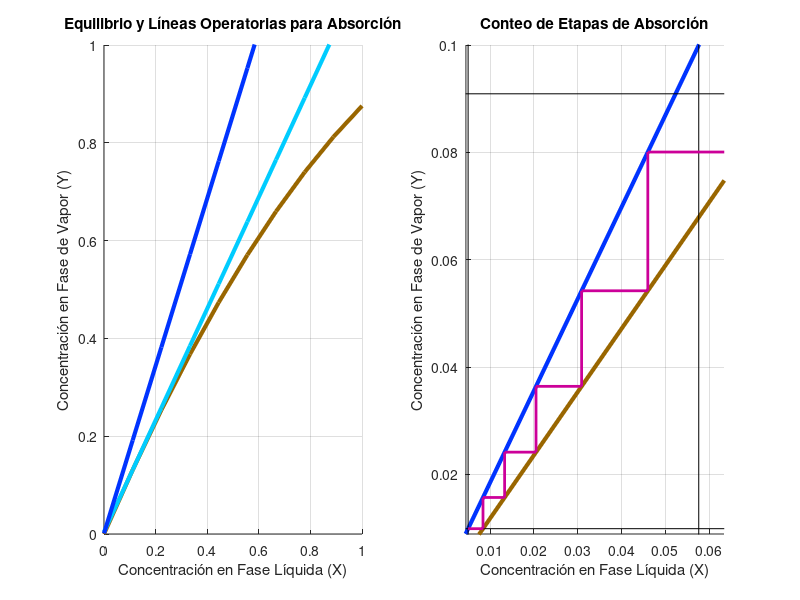

The MATLAB script that drew this image: (Note: this script raises an error after producing the figure.)
%{
- Título / Title: 
     Desarrollo de Procesos de Absorción y Desorción en Columnas de Platos / Development of Absorption and Desorption Processes in Plates Columns
- Fecha de Creación / Creation Date: 
     24 de enero de 2024 / January 24th, 2024
- Fecha de Última Edición / Last Edition Date:
     07 de febrero de 2024 / February 07th, 2024
- Creado por / Created by:
     Priscilla Guerrero
- Institución / Institution:
     Ingeniería Química - Universidad Nacional de Colombia / Chemical Engineering - National University of Colombia

- Descripción: Este código en lenguaje MatLab permite resolver sistemas de absorción y desorción ejecutados en columnas de platos, permitiendo conocer 
     si la operación a las condiciones establecidas es posible, cuál será el flujo mínimo de fluido de separación y qué número de platos se requerirá 
     para poderse realizar. La nomenclatura que se maneja en este planteamiento corresponde a que una sustancia de interés, i, se encuentra en un flujo 
     líquido (X) o gaseoso (Y) A y será retirada por un flujo de la otra naturaleza B, compuestos ambos mayormente por una especie inerte s.

- Instrucciones: Debes ingresar la siguiente información en la respectiva sección del código, debajo de esta descripción, para proceder a la ejecución del 
     código:
     - Operación: Absorción o desorción.
     - Condiciones de Trabajo: Debes ingresar flujos de Entrada y Salida de la Corriente A y concentraciones y factor de operación de la corriente B.
     - Equilibrio: El código emplea para el equilibrio un conjunto de datos. Si tienes los datos experimentales o modelados debes agregarlos en los 
          respectivos vectores. Si dispones de una ecuación modelo (De la forma Y = f(X) o Y = f(X, T) a T constante), puedes introducirla y el código 
          obtendrá un conjunto de datos para trabajar con él.
     
- Description: This MatLab code allows to solve liquid-liquid extraction systems using equilibrium data and the algoritms of Parallel Flow and Counterflow
     working units. It's required to put here in the code the equilibrium data and the compositions of the problem mix feed, the solvent feed and the
     operation way (Parallel flow or Counterflow). Also, it will be required to give the desired final concentration OR the numbers of stages that
     are required to the system. The nomenclature of the substances is A: Initial Solvent, B: Extraction Solvent and C: Interest Substance to be Extracted.

%}

clear

% INGRESO DE INFORMACIÓN / INFORMATION INPUT:
     % 1. Operación / Operation:
     Oper = "Absorption";
     %Oper = "Desorption";
     
     % 2. Condiciones de Operación / Operation Conditions:
     switch(Oper)
         case "Absorption"
         % Required to Input:
         G1 = 110; G2 = 101; GS = 100; Gi1 = 10; Gi2 = 1; % Flujos de Gas / Gas Flows
         X2i = 0.005; % Concentración Inicial de Flujo Líquido / Liquid Flow Initial Concentration
         aFlujMin = 1.5; % Factor de Operación para Flujo Líquido Mínimo / Operation Factor for Minimum Liquid Flow
         % Automatic Calculation:
         Y1i = Gi1 / G1; Y2i = Gi2 / G2; % Concentraciones de Gas / Gas Concentrations
    
         case "Desorption"
         % Required to Input:
         L1 = 101; L2 = 110; LS = 100; Li1 = 1; Li2 = 10; % Flujos de Líquido / Liquid Flows 
         Y1i = 0.001; % Concentración Inicial de Flujo de Gas / Gas Flow Initial Concentration
         aFlujMin = 1.1; % Factor de Operación para Flujo de Gas Mínimo / Operation Factor for Minimum Gas Flow
         % Automatic Calculation:
         X1i = Li1 / L1; X2i = Li2 / L2; % Concentraciones de Líquido / Liquid Concentrations
     
     end 
     
     % 3. Equilibrio / Equilibrium:
     DataWay = "ByFunction";
     %DataWay = "ByData";
     
     switch(DataWay)
         case "ByFunction"
          % Example of Function Input:
          TOp = 15; % °C
          POp = 2; % Bar
          %FunEq = @(X, T, P) 0.0025 * X .^ 0.5 + (T * 0 + P * 0); % Y = f(X)
          FunEq = @(X, T, P) -2.0385 * (X * (0.0365 * T - 0.138)) .^ 2 + 2.9391 * X * (0.0364 * T - 0.1318) + (P * 0); % Y = f(X, T)
          %FunEq = @(X, T, P) 0.7 * X + T/500 - P / 1000; % Y = f(X, T, P)
          XEQ = linspace(0, 1, 10); YEQ = FunEq(XEQ, TOp, POp);
          
         case "ByData"
          % Example of Data Input:
          XEQ = [0.0000 0.1111 0.2222 0.3333 0.4444 0.5556 0.6667 0.7778 0.8889 1.0000];
          YEQ = [0.0300 0.1078 0.1856 0.2633 0.3411 0.4189 0.4967 0.5744 0.6522 0.7300];
     end

 % DESARROLLO DE LA OPERACIÓN:
 
 %{
     Descripción del Procedimiento: 
          1. Determinar flujo mínimo de solvente
               1a. Calcular los diferenciales de los datos empleados y usar como referencia de pendiente el valor más alto.
               1b. Establecer condiciones para iniciar ciclo de determinación de pendiente, cambiando valores para rotar tanto hacia arriba ("Pos") como
                    hacia abajo ("Neg").
               1c. Determinar las posibles rectas empleando la pendiente del Paso 1a y la coordenada 2 (Superior, con salida de gas e ingreso de líquido).
               1d. Realizar una evaluación de que a) Todos los puntos de la línea operatoria se encuentren encima (Sean mayores) que los de equilibrio Y
                    b) Haya una diferencia mínima por algún punto (Corte tangente) menor a una tolerancia dada entre las dos curvas. 
                         Si se cumple lo esperado, se llenará con 1s un vector compuesto por 0s que permitirá ser tomado como una señal, así como también se
                    guardará el valor de la pendiente. En caso de que no se cumpla, se aumenta el valor absoluto de la pendiente (O sea, para revisar por
                    arriba y por abajo) en un valor pequeño para seguir evaluando.
               1e. Se revisa que el valor de la pendiente es apropiado si hay un vector completo de 1s, para finalizar el ciclo. 
               1f. Se repite el ciclo desde el Paso 1c con los valores modificados de las pendientes desde el Paso 1d. Adicionalmente, se cuentan los intentos
                    realizados y se determina si la operación es viable al revisar si el equilibrio lo permite.
          2. En caso de que la operación sea viable, determinar flujo de operación de solvente.
          3. Caracterizar la corriente líquida.
          4. Realizar el conteo de etapas, iniciando por la izquierda (Zona superior de la columna).
               4a. Iniciar por la coordenada de la zona superior de la columna (Xa, Ya).
               4b. Buscar intervalo de equilibrio apropiado sobre el eje X.
               4c. Determinar el respectivo valor sobre el equilibrio (Xb, Yb).
               4d. Trasladarse desde la curva de equilibrio hasta nuevamente la línea operatoria (Xc, Yc).
               4e. Repetir el ciclo, estableciendo que (Xa, Ya) = (Xc, Yc), hasta que Ya sea mayor o igual a Y2i. 

 %}
     
     for i = 1 : (length(XEQ) - 1)
          dXEQ(i) = XEQ(i + 1) - XEQ(i); dYEQ(i) = YEQ(i + 1) - YEQ(i);
          DXEQ(i) = 0.5 * (XEQ(i + 1) + XEQ(i)); DYEQ(i) = dYEQ(i) / dXEQ(i);
     end

switch(Oper)
     case "Absorption"
      % Paso 1 / Step 1: Determinar flujo mínimo de solvente / Determinate minium liquid flow:
          % Paso 1a: Cálculo de diferenciales:
          MRef = max(DYEQ); MFlujMin = MRef; MFlujMinPos = MFlujMin; MFlujMinNeg = MFlujMin; % Pendiente de referencia
          % Paso 1b: Condiciones para ciclo de determinación de pendiente:
          XFlujMin = XEQ; k = 0; Tol = 0.000005;
          CritP = linspace(0, 0, length(XEQ)); CritN = CritP; Crit = 0; % Indicadores / Criterios de que el resultado es apropiado.
     
          while Crit == 0
          % Paso 1c: Planteamiento de rectas con nueva pendiente:
               LinFlujMinPos = @(X) MFlujMinPos * X + (Y2i - MFlujMinPos * X2i);
               LinFlujMinNeg = @(X) MFlujMinNeg * X + (Y2i - MFlujMinNeg * X2i);
               YFlujMinPos = LinFlujMinPos(XFlujMin); YFlujMinNeg = LinFlujMinNeg(XFlujMin);
     
          % Paso 1d: Evaluación de a) Que la línea operatoria sea mayor al equilibrio y b) Que haya un corte que se adopte a la tolerancia esperada:
               for i = 1 : length(XEQ)
                    if YFlujMinPos(i) > YEQ(i) && abs(min(YFlujMinPos - YEQ)) < Tol 
                         CritP(i) = 1; MFlujMin = MFlujMinPos; 
                    else
                         CritP(i) = 0; MFlujMinPos = MFlujMinPos + 0.00001;
                    end
                    if YFlujMinNeg(i) > YEQ(i) && abs(min(YFlujMinNeg - YEQ)) < Tol 
                         CritN(i) = 1; MFlujMin = MFlujMinNeg; 
                    else
                         CritN(i) = 0; MFlujMinNeg = MFlujMinNeg - 0.00001;
                    end
     
          % Paso 1e: Revisión de vector indicador o criterio para finalizar el ciclo.
                    if max(CritP) == 1 && min(CritP) == 1
                         Crit = 1;
                    end
                    if max(CritN) == 1 && min(CritN) == 1
                         Crit = 1;
                    end
               end

          % Paso 1f: Repetición del ciclo y detención del ciclo en caso de muchos intentos
               CritNaux = CritN; CritPaux = CritP; CritP = linspace(0, 0, length(XEQ)); CritN = CritP;
               k = k + 1;
               if k > 100000
                  k = 123456789; Crit = 1;
               end
          end
     
     % Paso 2: Determinación de Flujo de Operación:
     if k ~= 123456789 
          LinFlujMin = @(X) MFlujMin * X + (Y2i - MFlujMin * X2i); YFlujMin = LinFlujMin(XFlujMin); FlujMin = MFlujMin * GS; % Cálculo de Flujo Mínimo
          FlujOp = FlujMin * aFlujMin; MOp = MFlujMin * aFlujMin; BOp = Y2i - MOp * X2i; LinOp = @(X) MOp * X + BOp; % Cálculo de Flujo de Operación
          XOp = XFlujMin; YOp = LinOp(XOp);

     % Paso 3: Caracterización de la Corriente Líquida:
          LSMin = FlujMin; LS = FlujOp; L2 = LS / (1 - X2i); Li2 = L2 * X2i; Li1 = Gi1 + Li2 - Gi2; L1 = LS + Li1; X1i = (Li1 / L1) / (1 - (Li1 / L1));

     % Paso 4: Ejecución del Ciclo de Conteo de Etapas:
          % Paso 4a: Inicio del ciclo:
          Xa = X2i; Ya = Y2i;
          Platos = 0; j = 1;

          while Ya < Y1i
          % Paso 4b: Búsqueda de Intervalo Apropiado:
               for i = 1 : length(YEQ) - 1
                    if YEQ(length(YEQ) - i + 1) > Ya && YEQ(length(YEQ) - i) < Ya
                         Xb1 = XEQ(length(XEQ) - i + 1); Xb2 = XEQ(length(XEQ) - i);
                         Yb1 = YEQ(length(YEQ) - i + 1); Yb2 = YEQ(length(YEQ) - i);
                         Mb = (Yb2 - Yb1) / (Xb2 - Xb1); Bb = Yb2 - Mb * Xb2; Linb = @(Y) (Y - Bb) / Mb;
          % Paso 4c: Transporte de Línea Operatoria a Equilibrio:
                         Yb = Ya; Xb = Linb(Yb);
                    end
               end

          % Paso 4d: Transporte de Equilibrio a Línea Operatoria:
               Xc = Xb; Yc = LinOp(Xc);

          % Paso 4e: Repetición del Ciclo:
               VecXA(j) = Xa; VecXB(j) = Xb; VecXC(j) = Xc; VecYA(j) = Ya; VecYB(j) = Yb; VecYC(j) = Yc;
               Xa = Xc; Ya = Yc;

          % Conteo de Etapas:
               Platos = Platos + 1; j = j + 1;
          end

     % Information Output:
          % Gráfica 1: Equilibrio y Líneas Operatorias:
          subplot(1, 2, 1); grid on; hold on; axis([0 1 0 1]);
          xlabel("Concentración en Fase Líquida (X)"); ylabel("Concentración en Fase de Vapor (Y)");
          title("Equilibrio y Líneas Operatorias para Absorción")
          plot(XEQ, YEQ, "color", [0.6 0.4 0.0], "linewidth", 3); hold on; % Curva de Equilibrio
          plot(XFlujMin, YFlujMin, "color", [0.0 0.8 1.0], "linewidth", 3); hold on; % Línea Operatoria de FLujo Mínimo
          plot(XOp, YOp, "color", [0.0 0.2 1.0], "linewidth", 3); hold on; % Línea Operatoria de Flujo de Operación
          % Gráfica 2: Equilibrio y Desarrollo de Etapas:
          subplot(1, 2, 2); grid on; hold on; axis([0.9 * X2i 1.1 * X1i 0.9 * Y2i 1.1 * Y1i]);
          xlabel("Concentración en Fase Líquida (X)"); ylabel("Concentración en Fase de Vapor (Y)");
          title("Conteo de Etapas de Absorción")
          plot(XEQ, YEQ, "color", [0.6 0.4 0.0], "linewidth", 3); hold on; % Curva de Equilibrio
          plot(XOp, YOp, "color", [0.0 0.2 1.0], "linewidth", 3); hold on; % Línea Operatoria de Flujo de Operación
          % Concentration Lines:
               plot([X1i, X1i], [0 1], "k", "linewidth", 0.5); hold on; plot([X2i, X2i], [0 1], "k", "linewidth", 0.5); hold on;
               plot([0 1], [Y1i, Y1i], "k", "linewidth", 0.5); hold on; plot([0 1], [Y2i, Y2i], "k", "linewidth", 0.5); hold on;
               % Stages Lines:
               for i = 1 : j - 1
                    plot([VecXA(i) VecXB(i)], [VecYA(i) VecYB(i)], "color", [0.8 0.0 0.6], "Linewidth", 2)
                    plot([VecXB(i) VecXC(i)], [VecYB(i) VecYC(i)], "color", [0.8 0.0 0.6], "Linewidth", 2)
               end
          % Salida en Consola:
          TablaFlujos = ["GS" "LS min" "LS" "G1i (In)" "G2i (Out)" "L2i (In)" "L1i (Out)"; GS LSMin LS Gi1 Gi2 Li2 Li1];
          TablaConcent = ["Y2i (Gas Out)" "X2i (Liq. In)" "Y1i (Gas In)" "X1i (Liq. Out)"; Y2i X2i Y1i X1i];
          disp("Desarrollo finalizado."); disp(" ");
          disp("- Operación: Absorción"); disp("- Número de Etapas: " + Platos); disp("- Información de Flujos: "); disp(TablaFlujos); 
          disp("- Información de Concentraciones: "); disp(TablaConcent);

     else % En caso de no haber podido hacer el desarrollo:
          disp("Desafortunadamente no se puede realizar una absorción porque el equilibrio no lo permite para las condiciones dadas :(") 
     end

case("Desorption")
     % Determinate Minium Liquid Flow:
     MRef = abs(min(DYEQ)); MFlujMin = MRef; MFlujMinPos = MFlujMin; MFlujMinNeg = MFlujMin;
     % Paso 1b: Condiciones para ciclo de determinación de pendiente:
     XFlujMin = XEQ; k = 0; Tol = 0.001; 
     CritP = linspace(0, 0, length(XEQ)); CritN = CritP; Crit = 0;   

     while Crit == 0
          LinFlujMinPos = @(X) MFlujMinPos * X + (Y1i - MFlujMinPos * X1i);
          LinFlujMinNeg = @(X) MFlujMinNeg * X + (Y1i - MFlujMinNeg * X1i);
          YFlujMinPos = LinFlujMinPos(XFlujMin); YFlujMinNeg = LinFlujMinNeg(XFlujMin);

          for i = 1 : length(XEQ)
               if YFlujMinPos(i) < YEQ(i) && min(abs(YFlujMinPos - YEQ)) < Tol 
                    CritP(i) = 1; MFlujMin = MFlujMinPos;
               else
                    CritP(i) = 0;
                    MFlujMinPos = MFlujMinPos + 0.00001;
               end
               if YFlujMinNeg(i) < YEQ(i) && min(abs(YFlujMinNeg - YEQ)) < Tol 
                    CritN(i) = 1; MFlujMin = MFlujMinNeg;
               else
                    CritN(i) = 0;
                    MFlujMinNeg = MFlujMinNeg - 0.00001;
               end

               if max(CritP) == 1 && min(CritP) == 1
                    Crit = 1;
               end
               if max(CritN) == 1 && min(CritN) == 1
                    Crit = 1;
               end
          end

          CritNaux = CritN; CritPaux = CritP; CritP = linspace(0, 0, length(XEQ)); CritN = CritP;
          k = k + 1;
          if k > 100000
              k = 123456789; Crit = 1;
          end

     end
     
     % Paso 2: Determinación de Flujo de Operación:
     if k ~= 123456789 
          LinFlujMin = @(X) MFlujMin * X + (Y1i - MFlujMin * X1i); YFlujMin = LinFlujMin(XFlujMin); FlujMin = LS / MFlujMin; % Cálculo de Flujo Mínimo
          FlujOp = FlujMin * aFlujMin; MOp = MFlujMin / aFlujMin; BOp = Y1i - MOp * X1i; LinOp = @(Y) (Y - BOp) / MOp; % Cálculo de Flujo de Operación
          YOp = XFlujMin; XOp = LinOp(YOp); %XOp = XFlujMin; YOp = LinOp(XOp);
          
     % Paso 3: Caracterización de la Corriente Líquida:
          GSMin = FlujMin; GS = FlujOp; G1 = GS / (1 - Y1i); Gi1 = G1 * Y1i; Gi2 = Li2 + Gi1 - Li1; G2 = GS + Gi2; Y2i = (Gi2 / G1) / (1 - (Gi2 / G2));

     % Paso 4: Ejecución del Ciclo de Conteo de Etapas:
          % Paso 4a: Inicio del ciclo:
          Xa = X1i; Ya = Y1i; Platos = 0; j = 1;

          while Xa < X2i
          % Paso 4b: Búsqueda de Intervalo Apropiado sobre el Equilibrio:
               for i = 1 : length(XEQ) - 1
                    if XEQ(length(XEQ) - i + 1) > Xa && XEQ(length(XEQ) - i) < Xa
                         Xb1 = XEQ(length(XEQ) - i + 1); Xb2 = XEQ(length(XEQ) - i);
                         Yb1 = YEQ(length(YEQ) - i + 1); Yb2 = YEQ(length(YEQ) - i);
                         Mb = (Yb2 - Yb1) / (Xb2 - Xb1); Bb = Yb2 - Mb * Xb2; Linb = @(X) Mb * X + Bb; %Linb = @(Y) (Y - Bb) / Mb;
          % Paso 4c: Transporte de Línea Operatoria a Equilibrio:
                         Xb = Xa; Yb = Linb(Xb);
                    end
               end

          % Paso 4d: Transporte de Equilibrio a Línea Operatoria:
               Yc = Yb; Xc = LinOp(Yc); %Xc = Xb; Yc = LinOp(Xc);

          % Paso 4e: Repetición del Ciclo:
               VecXA(j) = Xa; VecXB(j) = Xb; VecXC(j) = Xc; VecYA(j) = Ya; VecYB(j) = Yb; VecYC(j) = Yc;
               Xa = Xc; Ya = Yc;

          % Conteo de Etapas:
               Platos = Platos + 1; j = j + 1;
               if Platos > 100
                    Xa = X2i + 1;
               end
          end
     
     % Information Output:
          % Gráfica 1: Equilibrio y Líneas Operatorias:
          subplot(1, 2, 1); grid on; hold on; axis([0 1 0 1]);
          xlabel("Concentración en Fase Líquida (X)"); ylabel("Concentración en Fase de Vapor (Y)");
          title("Equilibrio y Líneas Operatorias para Desorción")
          plot(XEQ, YEQ, "color", [0.6 0.4 0.0], "linewidth", 3); hold on; % Curva de Equilibrio
          plot(XFlujMin, YFlujMin, "color", [0.0 0.8 1.0], "linewidth", 3); hold on; % Línea Operatoria de FLujo Mínimo
          plot(XOp, YOp, "color", [0.0 0.2 1.0], "linewidth", 3); hold on; % Línea Operatoria de Flujo de Operación
          % Gráfica 2: Equilibrio y Desarrollo de Etapas:
          subplot(1, 2, 2); grid on; hold on; axis([0.9 * X1i 1.1 * X2i 0.9 * Y1i 1.1 * Y2i]);
          xlabel("Concentración en Fase Líquida (X)"); ylabel("Concentración en Fase de Vapor (Y)");
          title("Conteo de Etapas de Desorción")
          plot(XEQ, YEQ, "color", [0.6 0.4 0.0], "linewidth", 3); hold on; % Curva de Equilibrio
          plot(XOp, YOp, "color", [0.0 0.2 1.0], "linewidth", 3); hold on; % Línea Operatoria de Flujo de Operación
               % Concentration Lines:
               plot([X1i, X1i], [0 1], "k", "linewidth", 0.5); hold on; plot([X2i, X2i], [0 1], "k", "linewidth", 0.5); hold on;
               plot([0 1], [Y1i, Y1i], "k", "linewidth", 0.5); hold on; plot([0 1], [Y2i, Y2i], "k", "linewidth", 0.5); hold on;
               % Stages Lines:
               for i = 1 : j - 1
                    plot([VecXA(i) VecXB(i)], [VecYA(i) VecYB(i)], "color", [0.8 0.0 0.6], "Linewidth", 2)
                    plot([VecXB(i) VecXC(i)], [VecYB(i) VecYC(i)], "color", [0.8 0.0 0.6], "Linewidth", 2)
               end
          % Salida en Consola:
          TablaFlujos = ["GS" "GS min" "LS" "G1i (In)" "G2i (Out)" "L2i (In)" "L1i (Out)"; GS GSMin LS Gi1 Gi2 Li2 Li1];
          TablaConcent = ["Y2i (Gas Out)" "X2i (Liq. In)" "Y1i (Gas In)" "X1i (Liq. Out)"; Y2i X2i Y1i X1i];
          disp("Desarrollo finalizado."); disp(" ");
          disp("- Operación: Desorción"); disp("- Número de Etapas: " + Platos); disp("- Información de Flujos: "); disp(TablaFlujos)
          disp("- Información de Concentraciones: "); disp(TablaConcent);

     else % En caso de no haber podido hacer el desarrollo:
          disp("Desafortunadamente no se puede realizar una desorción porque el equilibrio no lo permite para las condiciones dadas :(") 
     end

end
